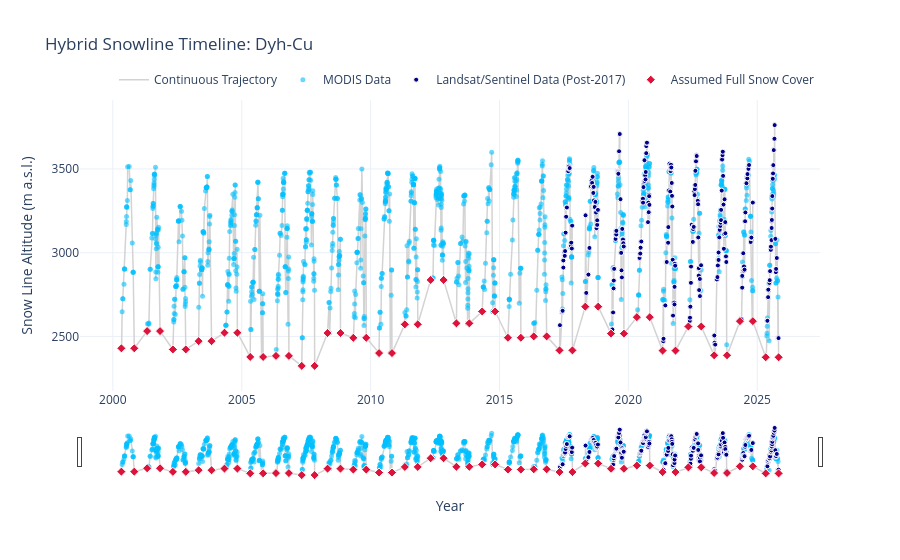

Source (notebook cell):
### Markdown cell above
## 4. Visualise the time series
In this step the full time series from 2000 to 2025, with only MODIS data before 2017 and combined Landsat/Sentinel-2 data after 2017 is visualised.

### Code cell
# Set up directory and define glacier
GLACIER_TO_PLOT = 'Dyh-Cu' 
composite_dir = '../data/LS_MODIS_combined/combination_post2017'

composite_path = f"{composite_dir}/COMPOSITE_SLA_{GLACIER_TO_PLOT}_POST2017.csv"

if not os.path.exists(composite_path):
    print(f"Error: Could not find the composite file for {GLACIER_TO_PLOT}. Check path: {composite_path}")
else:
    # Load and prep dates
    df_comp = pd.read_csv(composite_path)
    df_comp['date'] = pd.to_datetime(df_comp['date'])

    # Split the data logically for coloring
    df_ls = df_comp[df_comp['Data_Source'] == 'Landsat/Sentinel (Observation)']
    df_modis = df_comp[df_comp['Data_Source'] == 'MODIS WLS (Proxy)']
    df_boundary = df_comp[df_comp['Data_Source'] == 'Assumed Full Snow Cover']

    # Create figure
    fig_comp = go.Figure()

    # Trace 1: The final Timeline
    fig_comp.add_trace(go.Scatter(
        x=df_comp['date'], 
        y=df_comp['Final_Composite_SLA'],
        mode='lines', 
        name='Continuous Trajectory',
        line=dict(color='lightgrey', width=1.5),
        hoverinfo='skip'
    ))

    # Trace 2: The MODIS Proxy Points 
    fig_comp.add_trace(go.Scatter(
        x=df_modis['date'], 
        y=df_modis['Final_Composite_SLA'],
        mode='markers',
        name='MODIS Data', 
        marker=dict(color='deepskyblue', size=5, opacity=0.6),
        hovertemplate="Date: %{x}<br>Proxy SLA: %{y:.0f}m<extra></extra>"
    ))

    # Trace 3: The Landsat/Sentinel Data points
    fig_comp.add_trace(go.Scatter(
        x=df_ls['date'], 
        y=df_ls['Final_Composite_SLA'],
        mode='markers',
        name='Landsat/Sentinel Data (Post-2017)', 
        marker=dict(color='darkblue', size=5, line=dict(color='white', width=1)),
        hovertemplate="Date: %{x}<br>Observed SLA: %{y:.0f}m<extra></extra>"
    ))

    # Trace 4: The boundary points (May 1 & Oct 31)
    fig_comp.add_trace(go.Scatter(
        x=df_boundary['date'], 
        y=df_boundary['Final_Composite_SLA'],
        mode='markers',
        name='Assumed Full Snow Cover', 
        marker=dict(color='crimson', symbol='diamond', size=7, line=dict(color='white', width=1)),
        hovertemplate="Date: %{x}<br>Assumed Min SLA: %{y:.0f}m<extra></extra>"
    ))

    # Layout and formatting
    fig_comp.update_layout(
        title=f"Hybrid Snowline Timeline: {GLACIER_TO_PLOT}", 
        xaxis_title="Year",
        yaxis_title="Snow Line Altitude (m a.s.l.)",
        template="plotly_white",
        hovermode="x unified",
        legend=dict(orientation="h", yanchor="bottom", y=1.02, xanchor="right", x=1),
        yaxis=dict(range=[df_comp['Final_Composite_SLA'].min()-150, df_comp['Final_Composite_SLA'].max()+150])
    )

    fig_comp.update_xaxes(rangeslider_visible=True)
    fig_comp.show()

### Figure 1 — Plotly figure (JSON) as saved in the notebook; plotly's stock layout.template omitted (floating-point values rounded to 4 significant figures; data arrays with more than 128 entries replaced by an {"elided": "..."} marker saying what was removed)
{"data": [{"hoverinfo": "skip", "line": {"color": "lightgrey", "width": 1.5}, "mode": "lines", "name": "Continuous Trajectory", "type": "scatter", "x": {"elided": "1423 str values"}, "y": {"elided": "1423 float values"}}, {"hovertemplate": "Date: %{x}<br>Proxy SLA: %{y:.0f}m<extra></extra>", "marker": {"color": "deepskyblue", "opacity": 0.6, "size": 5}, "mode": "markers", "name": "MODIS Data", "type": "scatter", "x": {"elided": "1071 str values"}, "y": {"elided": "1071 float values"}}, {"hovertemplate": "Date: %{x}<br>Observed SLA: %{y:.0f}m<extra></extra>", "marker": {"color": "darkblue", "line": {"color": "white", "width": 1}, "size": 5}, "mode": "markers", "name": "Landsat/Sentinel Data (Post-2017)", "type": "scatter", "x": {"elided": "300 str values"}, "y": {"elided": "300 float values"}}, {"hovertemplate": "Date: %{x}<br>Assumed Min SLA: %{y:.0f}m<extra></extra>", "marker": {"color": "crimson", "line": {"color": "white", "width": 1}, "size": 7, "symbol": "diamond"}, "mode": "markers", "name": "Assumed Full Snow Cover", "type": "scatter", "x": ["2000-05-01T00:00:00", "2000-10-31T00:00:00", "2001-05-01T00:00:00", "2001-10-31T00:00:00", "2002-05-01T00:00:00", "2002-10-31T00:00:00", "2003-05-01T00:00:00", "2003-10-31T00:00:00", "2004-05-01T00:00:00", "2004-10-31T00:00:00", "2005-05-01T00:00:00", "2005-10-31T00:00:00", "2006-05-01T00:00:00", "2006-10-31T00:00:00", "2007-05-01T00:00:00", "2007-10-31T00:00:00", "2008-05-01T00:00:00", "2008-10-31T00:00:00", "2009-05-01T00:00:00", "2009-10-31T00:00:00", "2010-05-01T00:00:00", "2010-10-31T00:00:00", "2011-05-01T00:00:00", "2011-10-31T00:00:00", "2012-05-01T00:00:00", "2012-10-31T00:00:00", "2013-05-01T00:00:00", "2013-10-31T00:00:00", "2014-05-01T00:00:00", "2014-10-31T00:00:00", "2015-05-01T00:00:00", "2015-10-31T00:00:00", "2016-05-01T00:00:00", "2016-10-31T00:00:00", "2017-05-01T00:00:00", "2017-10-31T00:00:00", "2018-05-01T00:00:00", "2018-10-31T00:00:00", "2019-05-01T00:00:00", "2019-10-31T00:00:00", "2020-05-01T00:00:00", "2020-10-31T00:00:00", "2021-05-01T00:00:00", "2021-10-31T00:00:00", "2022-05-01T00:00:00", "2022-10-31T00:00:00", "2023-05-01T00:00:00", "2023-10-31T00:00:00", "2024-05-01T00:00:00", "2024-10-31T00:00:00", "2025-05-01T00:00:00", "2025-10-31T00:00:00"], "y": [2429.0, 2429.0, 2532.0, 2532.0, 2422.0, 2422.0, 2472.0, 2472.0, 2522.0, 2522.0, 2377.0, 2377.0, 2384.0, 2384.0, 2324.0, 2324.0, 2520.0, 2520.0, 2492.0, 2492.0, 2400.0, 2400.0, 2572.0, 2572.0, 2837.0, 2837.0, 2578.0, 2578.0, 2649.0, 2649.0, 2492.0, 2492.0, 2500.0, 2500.0, 2417.0, 2417.0, 2678.0, 2678.0, 2517.0, 2517.0, 2615.0, 2615.0, 2415.0, 2415.0, 2559.0, 2559.0, 2387.0, 2387.0, 2591.0, 2591.0, 2375.0, 2375.0]}], "layout": {"hovermode": "x unified", "legend": {"orientation": "h", "x": 1, "xanchor": "right", "y": 1.02, "yanchor": "bottom"}, "title": {"text": "Hybrid Snowline Timeline: Dyh-Cu"}, "xaxis": {"rangeslider": {"visible": true}, "title": {"text": "Year"}}, "yaxis": {"range": [2174.0, 3912.0], "title": {"text": "Snow Line Altitude (m a.s.l.)"}}}}
